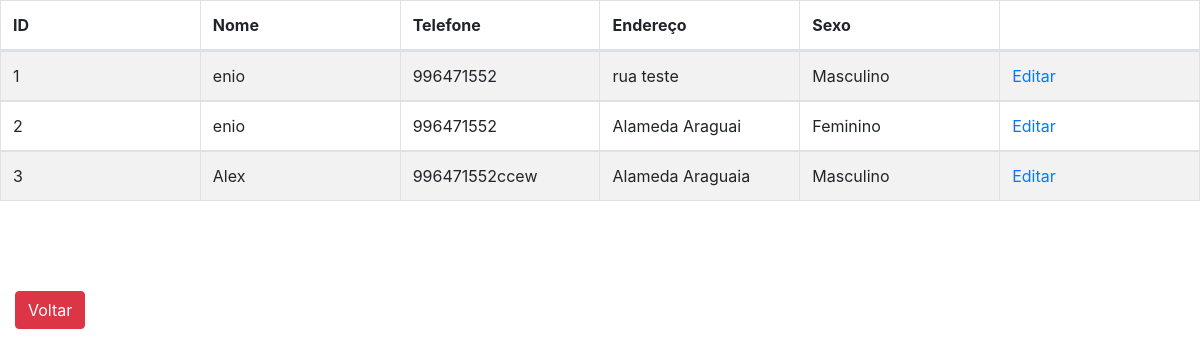
The page /cliente/ on the database as committed earlier.
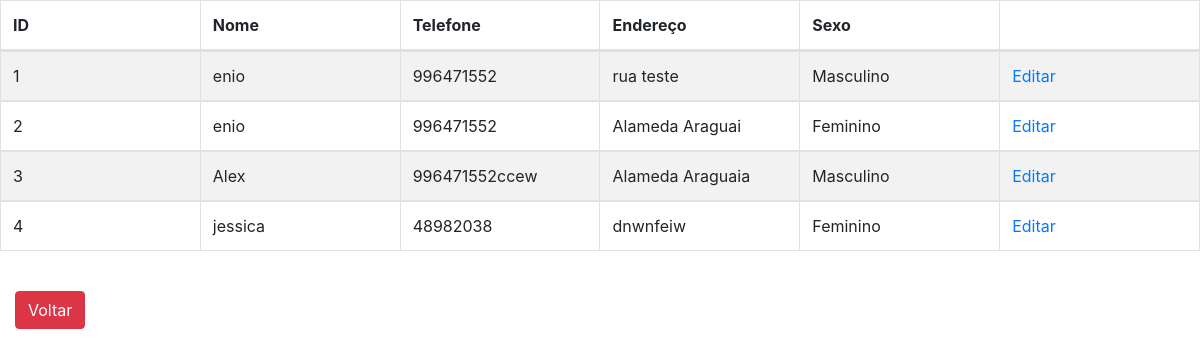
The same page on the database as committed later.
### tables this page shows
CREATE TABLE cliente (
    id_cliente INTEGER PRIMARY KEY AUTOINCREMENT,
    nome VARCHAR(50) NOT NULL,
    sexo VARCHAR(1) NOT NULL,
    telefone CHAR(11) NULL,
    endereco CHAR(100) NULL
);

### clientes.py (the view)
@app.route("/cliente/")
def listar_clientes_api():
    return render_template("lista_clientes.html", clientes = listar_clientes())

### clientes.py (called while the page is built)
def row_to_dict(description, row):
    if row == None:
        return None
    d = {}
    for i in range(0, len(row)):
        d[description[i][0]] = row[i]
    return d

def rows_to_dict(description, rows):
    result = []
    for row in rows:
        result.append(row_to_dict(description, row))
    return result

def conectar():
    return sqlite3.connect('clientes.db')

def listar_clientes():
    with closing(conectar()) as con, closing(con.cursor()) as cur:
        cur.execute("SELECT id_cliente, nome, sexo, telefone, endereco FROM cliente ORDER BY id_cliente")
        return rows_to_dict(cur.description, cur.fetchall())

### templates/lista_clientes.html (shortened to what this page needs)
<!DOCTYPE html>
<html>
<head>
    <link href="//maxcdn.bootstrapcdn.com/bootstrap/4.1.1/css/bootstrap.min.css" rel="stylesheet" id="bootstrap-css">
    <link rel="stylesheet" type="text/css" href="/static/table.css"></link>
</head>
<div class="table-responsive" id="sailorTableArea">
    <table id="sailorTable" class="table table-striped table-bordered" width="100%">
        <thead>
            <tr>
                <th>ID</th>
                <th>Nome</th>
                <th>Telefone</th>
                <th>Endereço</th>
                <th>Sexo</th>
                <th>&nbsp;</th>
            </tr>
        </thead>
        <tbody>
            {% for cliente in clientes %}
            <tr>
                <td>{{cliente['id_cliente']}}</td>
                <td>{{cliente['nome']}}</td>
                <td>{{cliente['telefone']}}</td>
                <td>{{cliente['endereco']}}</td>
                <td>{% if cliente['sexo'] == 'M' %}Masculino{% else %}Feminino{% endif %}</td>
                <td><a href="/cliente/{{cliente['id_cliente']}}" class="botao">Editar</a></td>
            </tr>
            {% endfor %}
        </tbody>
    </table>
</div>
<div class="form-group">
    <label class="col-md-4 control-label" for="btnsalvar"></label>
    <div class="col-md-8">
        <a id="btncancelar" name="btncancelar" class="btn btn-danger" href="/menu">Voltar</a>
    </div>
</div>
</html>

### static/table.css (style rules this page uses)
#sailorTableArea { max-height: 300px; overflow-x: auto; overflow-y: auto; }
#sailorTable { white-space: normal; }
tbody { display: block; height: 200px; overflow: auto; }
thead, tbody tr { display: table; width: 100%; table-layout: fixed; }

Rows that differ between the two databases and show on the page:
added cliente: id_cliente "4", nome "jessica", telefone "48982038", endereco "dnwnfeiw", sexo "Feminino"
